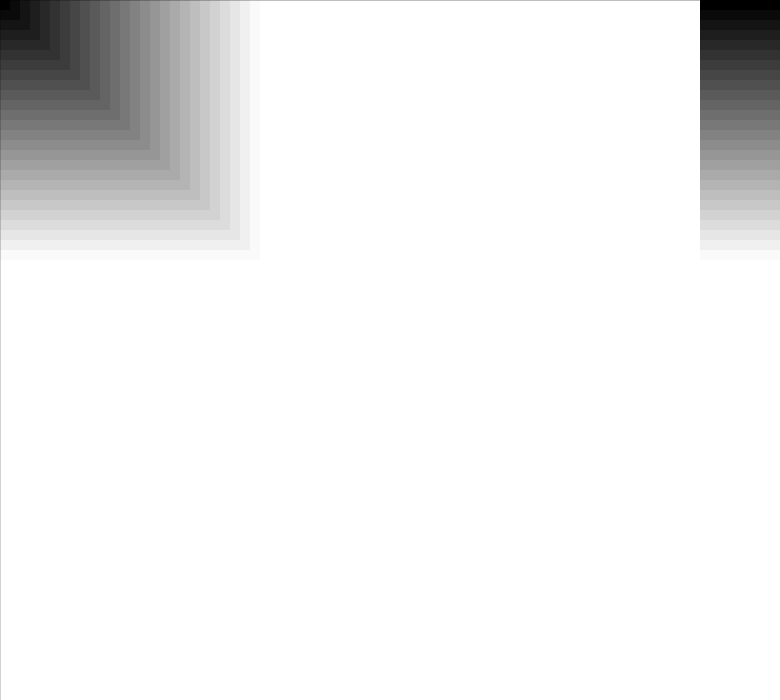
Frame 1 (no input)
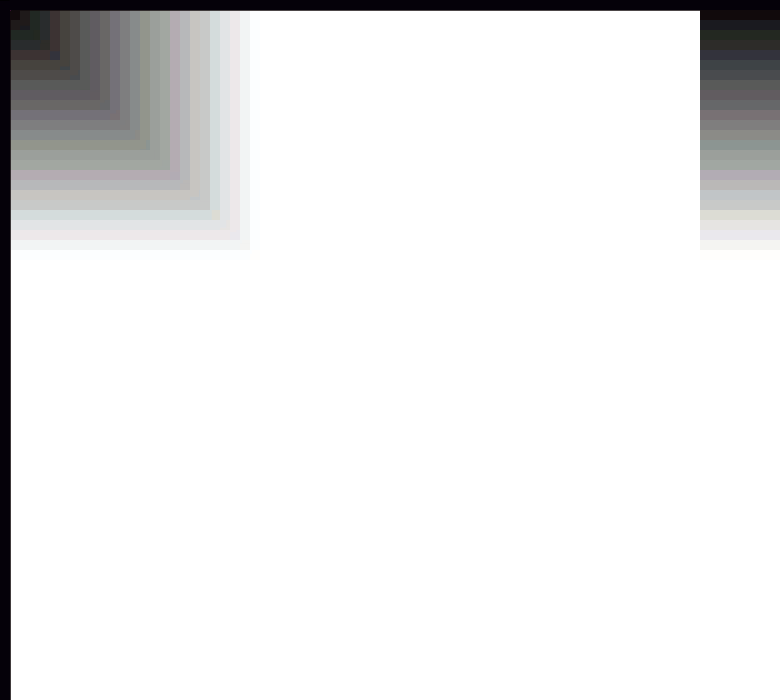
Frame 60 (no input)
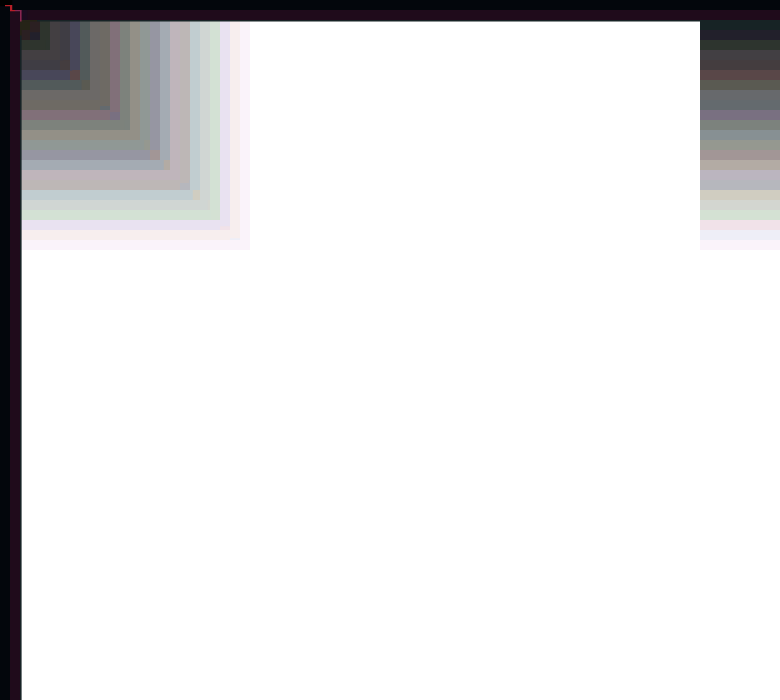
Frame 120 (the mouse pressed at the canvas centre since frame 60)

The p5.js sketch that drew these frames (run headless with seeded random() and noise() and a simulated clock; from frame 60 on, the mouse is pressed at the canvas centre):

// p5.js sketch
// ── sketch.js
let counter1 = 0;
let counter2 = 0;
let counter3 = 0;

function setup() { 
  createCanvas(780, 700);
  background(127);
  noStroke();
}

function draw() { 
  background(0);
  //also parsa
  counter1 += .18;
  counter2 += .18;
  counter3 += .18;
 
  //mine
  for (let i = 0; i < 400; i += 10) {
    for (let j = 0; j < 400; j += 30) {
      let rr = random(255);
      let rg = random(255);
      let rb = random(255);
      fill(rr, rg, rb);
      rect( i-5, j+5, 10, i );
      console.log("this has a greyscale value of" + rr);
    }
  }

  //parsa code 
  for (let i=0; i < height; i+=10) {
    let x = i + random(counter1);
    let y = i + random(counter2);
    let z = i + random(counter3);

    if (counter1 > width) {
      counter1 = -400;
    }
    if (counter2 > height) {
      counter2 = - 400;
    }
    
    fill(x,y,z);
    rect(counter1, i, width, 10);
    rect(i, counter2, 10, height);
    
    fill(z,y,x);
    rect(x, i, width, 10);
    rect(i, y, 10, height);
    console.log(i);
  }



}
